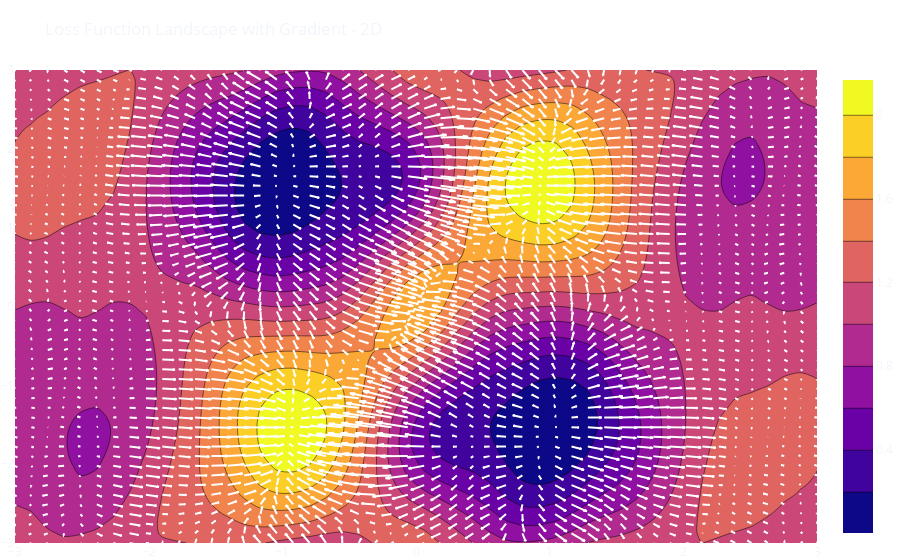

Notebook code for this chart:
### Markdown cell above
### Gradient Descent

**We need to compute the Gradient of our Loos Function (MSE):**

- `np.mean((y - np.sin(w[0] * x + w[1]))**2)`

_Note: The derivative of sin is cos._

- derivative (g) of w0 = `-np.mean(2 * (y - np.cos(w[0] * x + w[1]))* - np.sin(w[0]*x + w[1])*x)`
- derivative (g) of w1 = `-np.mean(2 * (y - np.cos(w[0] * x + w[1]))* - np.sin(w[0]*x + w[1]))`

### Code cell
def gradient(w):
    g0 = -np.mean(2 * (y - np.cos(w[0] * x + w[1]))
                  * - np.sin(w[0]*x + w[1])*x)
    g1 = -np.mean(2 * (y - np.cos(w[0] * x + w[1])) * - np.sin(w[0]*x + w[1]))
    return np.array([g0, g1])


loss_grad_df = loss_log_df.join(loss_log_df[['w0', 'w1']].apply(lambda w: gradient(
    w), axis=1, result_type='expand').rename(columns={0: 'g0', 1: 'g1'}))

fig = go.Figure()
fig = ff.create_quiver(x=loss_grad_df['w0'], y=loss_grad_df['w1'],
                       u=loss_grad_df['g0'], v=loss_grad_df['g1'],
                       line_width=2, line_color='white',
                       scale=0.1, arrow_scale=.2)
fig.add_trace(go.Contour(
    x=loss_grad_df['w0'], y=loss_grad_df['w1'], z=loss_grad_df['MSE']))
fig.update_layout(margin=dict(l=0, r=0, t=70, b=0),
                  template='plotly_dark',
                  title='Loss Function Landscape with Gradient - 2D',
                  paper_bgcolor='rgba(0, 0, 0, 0)',
                  plot_bgcolor='rgba(0, 0, 0, 0)')
fig.update_layout(xaxis_range=[w0_val.min(), w0_val.max()])
fig.update_layout(yaxis_range=[w1_val.min(), w1_val.max()])
iplot(fig)

### Figure 1 — Plotly figure (JSON) as saved in the notebook; plotly's stock layout.template omitted (floating-point values rounded to 4 significant figures; data arrays with more than 128 entries replaced by an {"elided": "..."} marker saying what was removed)
{"data": [{"line": {"color": "white", "width": 2}, "mode": "lines", "type": "scatter", "x": {"elided": "17500 float values"}, "y": {"elided": "17500 float values"}}, {"type": "contour", "x": {"elided": "2500 float values"}, "y": {"elided": "2500 float values"}, "z": {"elided": "2500 float values"}}], "layout": {"hovermode": "closest", "margin": {"b": 0, "l": 0, "r": 0, "t": 70}, "paper_bgcolor": "rgba(0, 0, 0, 0)", "plot_bgcolor": "rgba(0, 0, 0, 0)", "title": {"text": "Loss Function Landscape with Gradient - 2D"}, "xaxis": {"range": [-3, 3]}, "yaxis": {"range": [-3, 3]}}}
